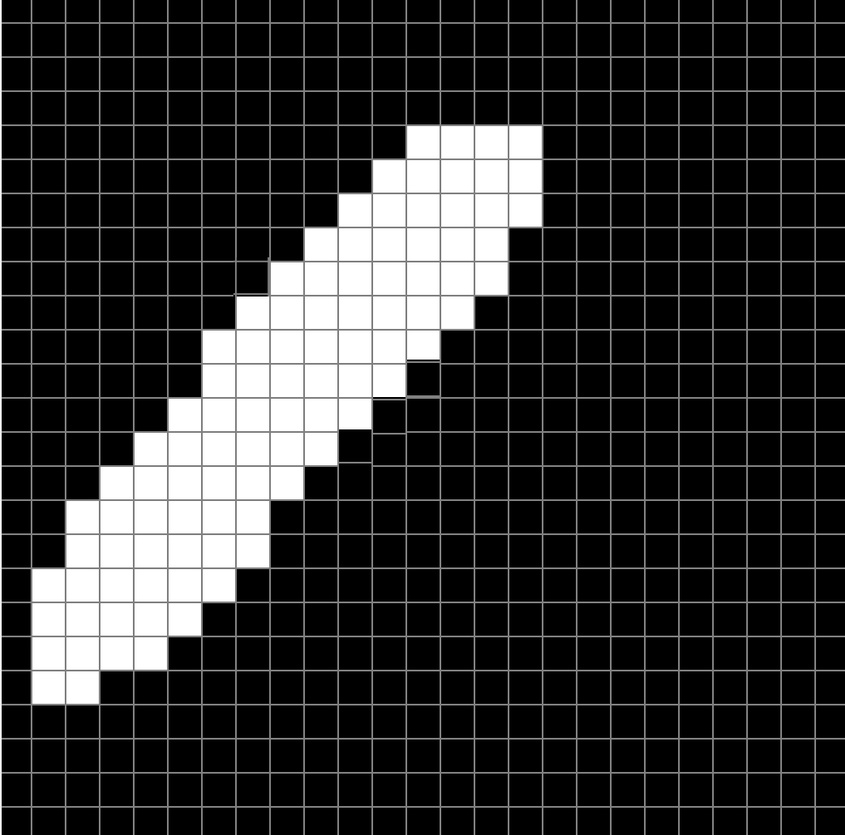
#> input picture lib/UncertainSample/cp-topo-unet-2d/ppt3.jpg, 845 x 835 px, shrunk from 992 x 980 before the run, found by its file name
$ jupyter execute fractal_analysis.ipynb
#> lines starting #> are read from the running program, lines starting #| are printed output that depends on the picture; after the words box and inside, x2 and y2 are one past the last pixel; in counts of white or black regions, pixels touching at a corner belong together; long printed decimals are rounded; pictures that were not available may be replaced by others from this repository, and a replacement may not be noted
[cell 1]
#!/Users/michael/envs/bsb/bin/python
# adapted from https://trvrm.github.io/fractal-dimension.html

import numpy as np
import skimage
import matplotlib.pyplot as plt
from skimage import io
from skimage.filters import threshold_otsu
from skimage.color import rgb2gray
from skimage.util import crop, invert
from scipy.stats import linregress
import math
import os
import sys

if len(sys.argv) < 3:
	print("missing parameters!")
	print("usage: fractalDim.py seg_dir color_dir v d")
	print("seg_dir is 'path/to/segmentation/images', color_dir is 'path/to/color/images, v visualizes each result")
	print("d prints the output for each image as the fractal dimension is calculated")
	print("use `fractalDim.py seg_dir color_dir v > results.txt` to save results")
	sys.exit()

# handle args
segs = sys.argv[1]
clrs = sys.argv[2]
viz = False
disp = False
if sys.argv[3] == "v":
	viz = True
if sys.argv[4] == "d":
	disp = True

slist = sorted(os.listdir(segs))
if '.DS_Store' in slist:
	slist.remove('.DS_Store')

clist = sorted(os.listdir(clrs))
if '.DS_Store' in clist:
	clist.remove('.DS_Store')

"""
	Read the image and preprocess for fractal dimension calculation
"""
def loadImage(img):
	im = skimage.io.imread(img)
	ht, wd = im.shape[0], im.shape[1]
	imb = binaryThreshold(im)
	imn = invert(imb)
	return imn, ht, wd

"""
	Apply Otsu thresholding to the image and binarize the passed image
"""
def binaryThreshold(img):
	thresh = threshold_otsu(img)
	binary =  img > thresh
	return binary

def fracable(img):
	return 0 in set(img.flatten())

"""
	Successively crop the image and count the number of tiles containing black pixels
"""
def countBoxes(img, length, height, width):
	h, w = height, width
	boxCount = 0
	specialCount = 0
	for x in range(w//length):
		for y in range(h//length):
			#img[b:d, a:c] === crop((a, b, c, d))
			a = x*length
			b = y*length
			c = (x+1)*length
			d = (y+1)*length
			choppedImg = img[b:d, a:c]
			boxCount+=1
			if fracable(choppedImg):
				specialCount+=1
	return specialCount

"""
	Count the number of boxes at each scale possible for the dimensions of the given image.
	Generates a pair representing the numerator and denominator of the fractal dimension equation.
	A list of these pairs is used to calculate the slope when the loop exits.
"""
def getBoxCounts(img, height, width):
	length = min(height, width)
	while length > 5:
		special = countBoxes(img, length, height, width)
		yield math.log(1.0/length), math.log(special)
		length = (length//2)

"""
	Stores all of the (scale ,box count) pairs for the final fractal dimension calculation
"""
def allCounts(img, height, width):
	return (list(getBoxCounts(img, height, width)))

"""
	Calculate the slope between the number of boxes and scales with linregress; return fractal
	dimension value
"""
def getFractalDimension(img, height, width):
	f = allCounts(img, height, width)
	x = [g[0] for g in f]
	y = [g[1] for g in f]
	fd = linregress(x,y).slope
	return fd

fdlist = []
for i in range(len(slist)):
	print("image ", clist[i])
	cimg = clrs + "/" + clist[i]
	simg = segs + "/" + slist[i]
	colorImg = skimage.io.imread(cimg)
#> colorImg is the input picture: shape (835, 845, 3); min 0, max 255, mean 49.2
	segImg, h, w = loadImage(simg)
#> in binaryThreshold, `thresh = threshold_otsu(img)`: thresh = 112
#> in binaryThreshold, `binary =  img > thresh`:
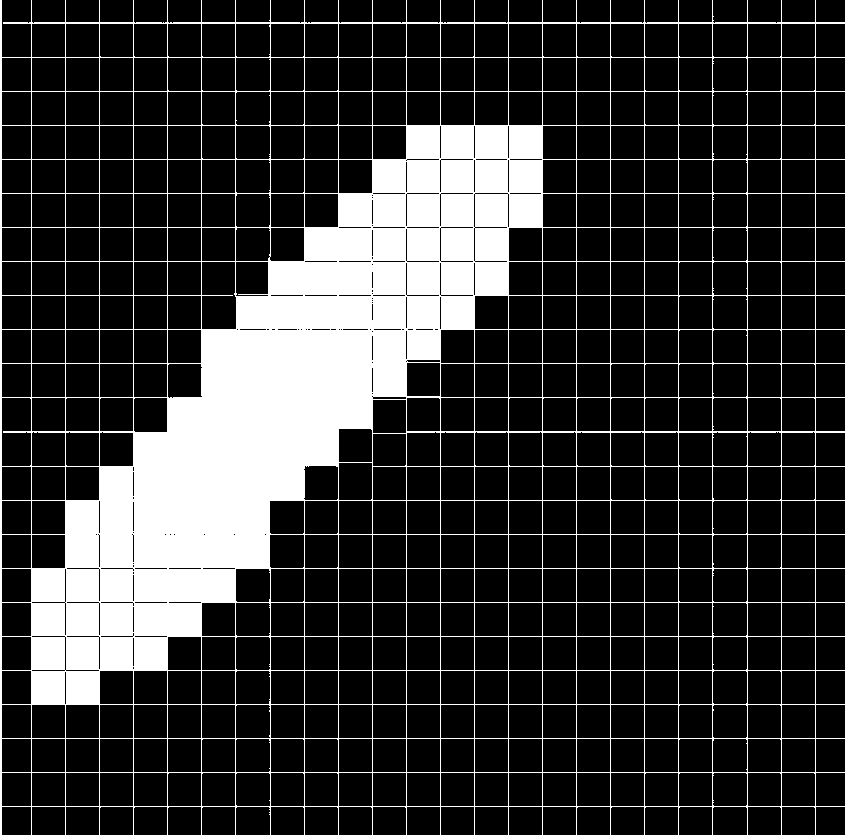
#> binary: shape (835, 845, 3) bool; 20.4% white; 1 white region, box (x1, y1, x2, y2) and area: (0, 0, 845, 835) 143917
#> h = 835; w = 845
	fd = getFractalDimension(segImg, h, w)
#> after the loop in countBoxes, `for x in range(w//length):`: boxCount = 1
#> in getFractalDimension, `f = allCounts(img, height, width)`: f = [(-6.73, 0), (-6.03, 1.39), (-5.34, 2.77), (-4.64, 4.16), (-3.95, 5.55), (-3.26, 6.88), (-2.56, 7.94), (-1.79, 9.04)]
#> in getFractalDimension, `x = [g[0] for g in f]`: x = [-6.73, -6.03, -5.34, -4.64, -3.95, -3.26, -2.56, -1.79]
#> in getFractalDimension, `y = [g[1] for g in f]`: y = [0, 1.39, 2.77, 4.16, 5.55, 6.88, 7.94, 9.04]
#> in getFractalDimension, `fd = linregress(x,y).slope`: fd = 1.86
#> fd = 1.86
	fdlist.append(fd)

	if disp:
		print(f"fractal dimension of {slist[i][:-4]}: {fd}")

	if viz:
		fig, (ax1, ax2) = plt.subplots(1, 2, figsize=(8, 3.2), sharex=True, sharey=True)
		ax1.imshow(colorImg)
		ax1.axis('off')
		ax1.set_title('original')
		ax2.imshow(segImg, cmap='gray')
		ax2.axis('off')
		ax2.set_title('inverted segmentation')
		plt.show()
print(fdlist)
#| [1.865]

[cell 2]
# 绘制折线图
data = [1.626661377804779, 1.6183226584926145, 1.5943155981179333, 1.5506343201844817,
        1.6038279205568557, 1.5778833661507057, 1.5226798967266564, 1.5181872799503147,
        1.610299332662828, 1.5563544466101833, 1.625258698093327, 1.5708200163737704,
        1.6190967018829927, 1.6285780175960967, 1.5146955006846239, 1.6180001046094719,
        1.6473564244249184, 1.5637303668471374, 1.6435365281210825, 1.6258197862796795,
        1.6285489575746124, 1.6260698369752582, 1.6361975075206658, 1.6528566431070366,
        1.5871658602475252, 1.5884304478763567, 1.502533733697144, 1.5884609932184572,
        1.613016637757723, 1.58426737641038]

plt.figure(figsize=(12, 6))
plt.plot(range(len(data)), data, marker='o')
plt.grid(True)
plt.xlabel('图像序号')
plt.ylabel('分形维数')
plt.title('不同图像的分形维数分布')

# 计算平均值和标准差
mean_val = np.mean(data)
std_val = np.std(data)
min_val = np.min(data)
max_val = np.max(data)

# 添加平均值线
plt.axhline(y=mean_val, color='r', linestyle='--', label=f'平均值: {mean_val:.3f}')

plt.legend()
plt.show()
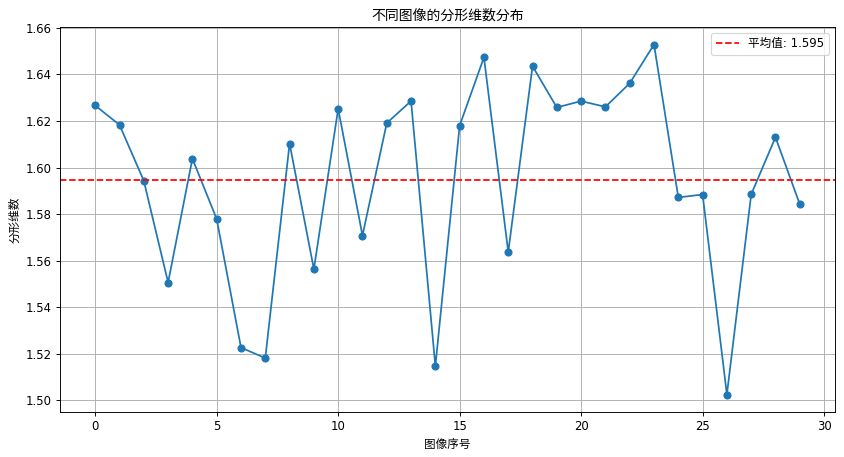
#> figure drawn by matplotlib, 1 panel; curve peaks at x = 23, y = 1.65

print(f'平均分形维数: {mean_val:.3f}')
print(f'标准差: {std_val:.3f}')
print(f'min: {min_val:.3f}')
print(f'max: {max_val:.3f}')

[cell 3]
data = [1.642192821533159, 1.5914288747988852, 1.607461368040709, 1.5451150526952795, 1.6080739718524821, 1.5531615574464996, 1.5086363413520854, 1.4875532775774556, 1.6263538686531878, 1.5379737114952265, 1.6456297931647168, 1.5468800603287685, 1.6328527585571648, 1.6361592696799434, 1.529749322007996, 1.6142962011487636, 1.644871788864279, 1.56770032030144, 1.651467882867882, 1.618976083570879, 1.6348056713008041, 1.6330539218780589, 1.639898120124091, 1.6577027137203282, 1.5487480634307544, 1.5979166239477574, 1.5087061850604768, 1.5909260572131398, 1.609712182921991, 1.5726791434826173]


plt.figure(figsize=(12, 6))
plt.plot(range(len(data)), data, marker='o')
plt.grid(True)
plt.xlabel('图像序号')
plt.ylabel('分形维数')
plt.title('不同图像的分形维数分布')

# 计算平均值和标准差
mean_val = np.mean(data)
std_val = np.std(data)
min_val = np.min(data)
max_val = np.max(data)

# 添加平均值线
plt.axhline(y=mean_val, color='r', linestyle='--', label=f'平均值: {mean_val:.3f}')

plt.legend()
plt.show()
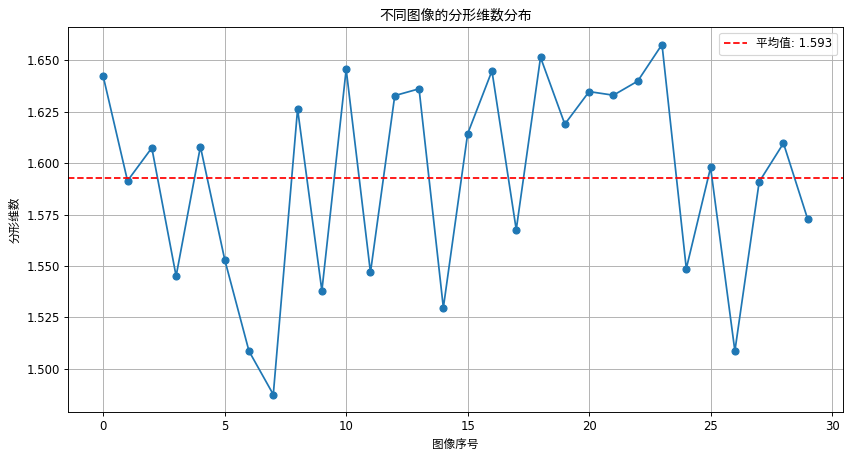
#> figure drawn by matplotlib, 1 panel; curve peaks at x = 23, y = 1.66

print(f'平均分形维数: {mean_val:.3f}')
print(f'标准差: {std_val:.3f}')
print(f'min: {min_val:.3f}')
print(f'max: {max_val:.3f}')
